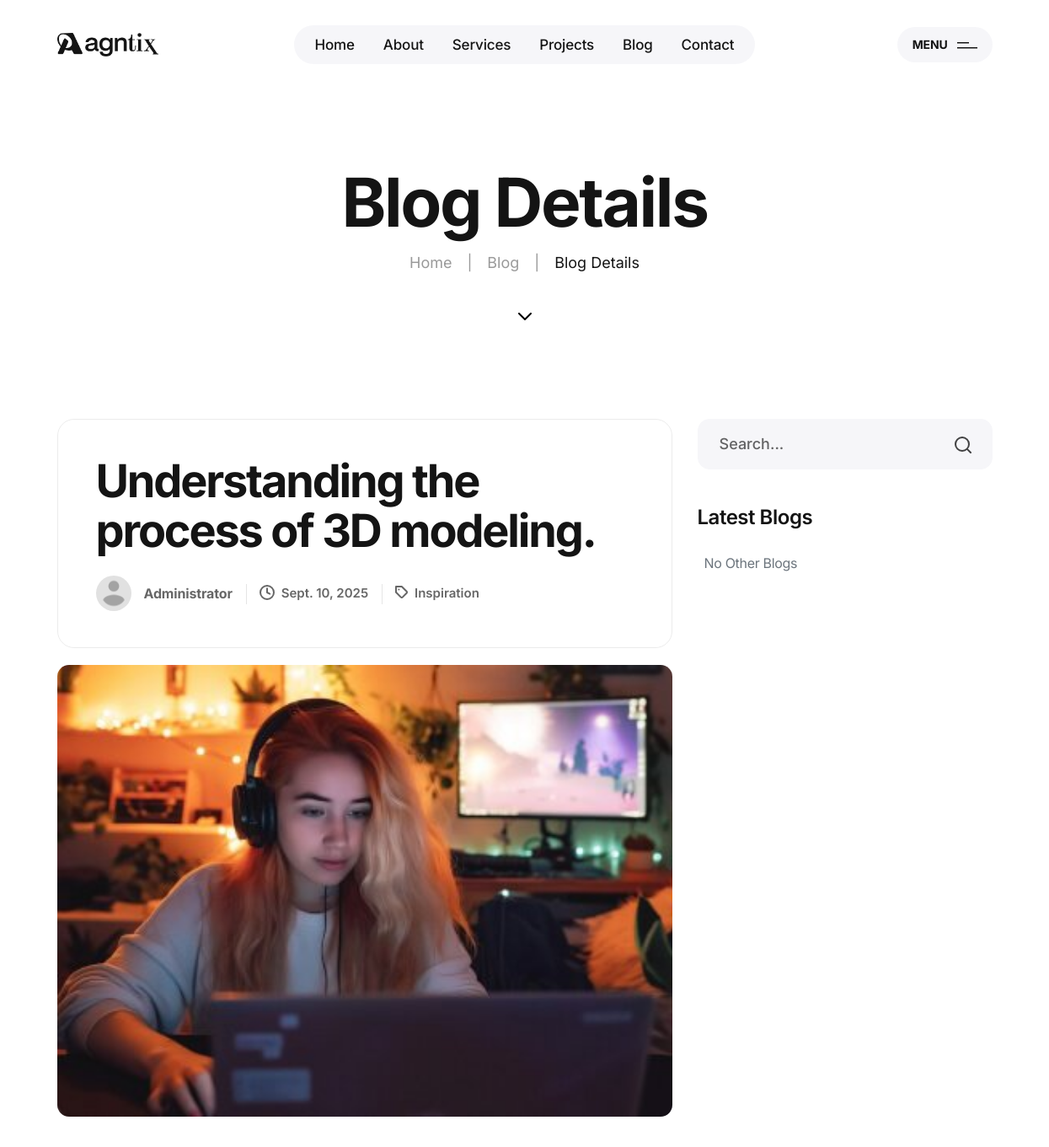
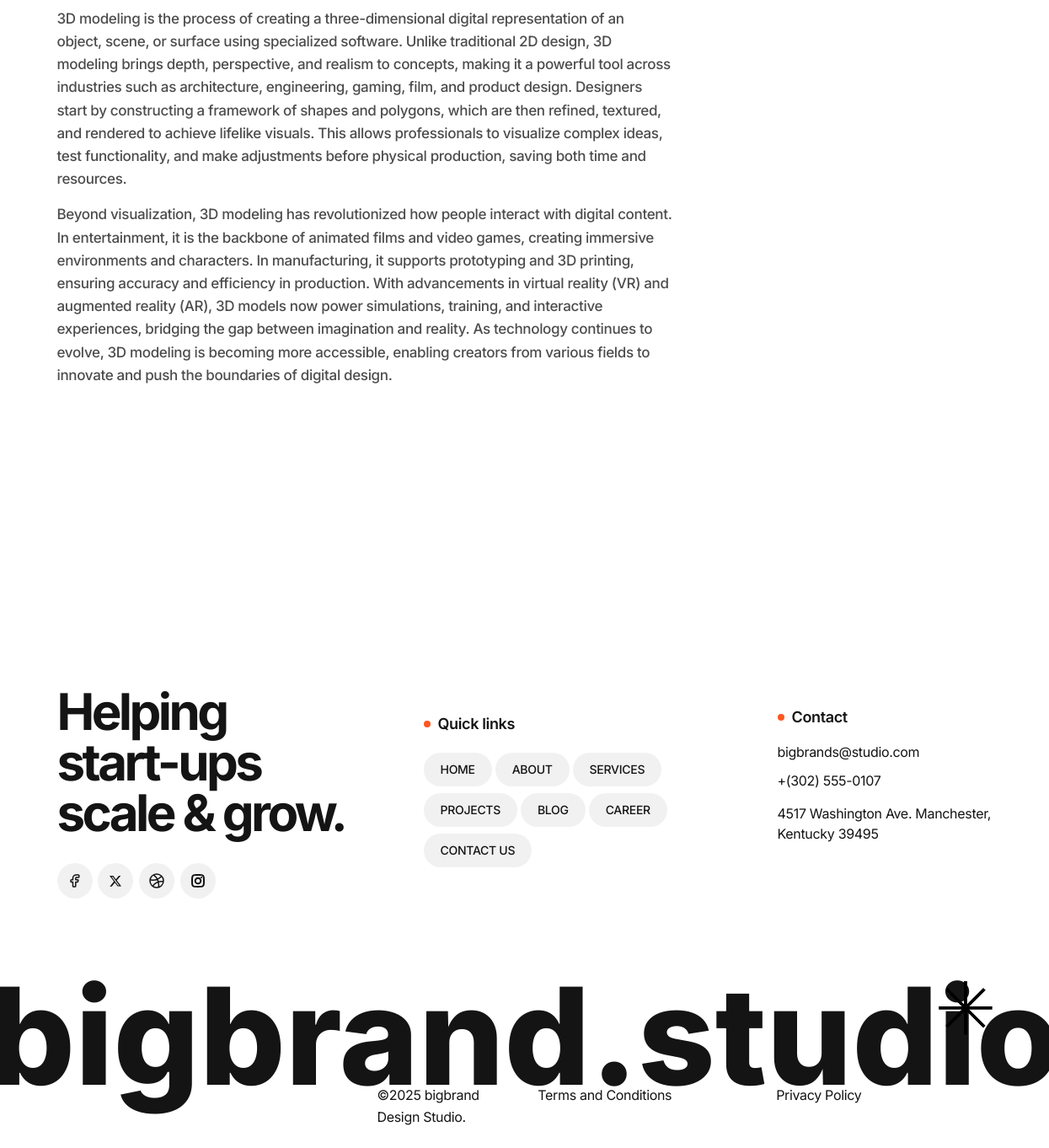
Screenshot of /blog/understanding-the-process-of-3d-modeling/ with the database file from the repository (2 pictures, top to bottom).
### web/models.py (models this page shows, shortened)
class Blog(models.Model):
    title = models.CharField(max_length=180)
    slug = models.SlugField(unique=True)
    image = models.ImageField(upload_to='blog_images')
    date = models.DateField()
    category = models.CharField(max_length=100)
    author = models.CharField(max_length=100, default='Administrator')
    description = HTMLField()
    class Meta:
        ordering = ['-date']
        verbose_name = 'Blog'
        verbose_name_plural = 'Blogs'

### web/views.py (the view)
# urls.py: path("blog/<slug:slug>/", views.blog_detail, name="blog_detail"),
def blog_detail(request, slug):
    blog = get_object_or_404(Blog, slug=slug)
    other_blogs = Blog.objects.exclude(slug=slug)
    next_blog = Blog.objects.filter(id__gt=blog.id).order_by("id").first()
    context = {
        "is_blog": True,
        "blog": blog,
        "other_blogs": other_blogs,
        "next_blog": next_blog,
    }
    return render(request, "web/blog-detail.html", context)

### templates/web/blog-detail.html (shortened to what this page needs)
{% extends "web/base.html" %}
{% load static %}
{% block content %}
<div class="bigbrand-light">
    <div class="tp-breadcrumb-area tp-breadcrumb-ptb">
        <div class="container">
            <div class="row justify-content-center">
                <div class="col-xxl-12">
                    <div class="tp-breadcrumb-content text-center">
                        <h3 class="tp-breadcrumb-title">Blog Details</h3>
                        <div class="tp-breadcrumb-list mb-35">
                            <span><a href="{% url 'web:index' %}">Home</a></span>
                            <span class="dvdr"><i>|</i></span>
                            <span>Blog</span>
                            <span class="dvdr"><i>|</i></span>
                            <span>Blog Details</span>
                        </div>
                        <div class="tp-breadcrumb-scrolldown smooth">
                            <a href="#postbox">
                                <span>
                                    <svg width="16" height="9" viewBox="0 0 16 9" fill="none" xmlns="http://www.w3.org/2000/svg">
                                        <path d="M1 1L8 8L15 1" stroke="black" stroke-width="2" stroke-linecap="round" stroke-linejoin="round" />
                                    </svg>
                                </span>
                            </a>
                        </div>
                    </div>
                </div>
            </div>
        </div>
    </div>
    <section id="postbox" class="postbox-area pt-110 pb-80">
        <div class="container container-1330">
            <div class="row">
                <div class="col-xxl-8 col-xl-8 col-lg-8">
                    <div class="postbox-wrapper mb-115">
                        <article class="postbox-details-item item-border mb-20">
                            <div class="postbox-details-info-wrap">
                                <h4 class="postbox-title fs-54">{{blog.title}}</h4>
                                <div class="postbox-details-meta d-flex align-items-center">
                                    <div class="postbox-author-box d-flex align-items-center ">
                                        <div class="postbox-author-img">
                                            <img src="{% static 'web/assets/img/avater/profile_avatar.png' %}" alt="">
                                        </div>
                                        <div class="postbox-author-info">
                                            <h4 class="postbox-author-name">{{blog.author}}</h4>
                                        </div>
                                    </div>
                                    <div class="postbox-meta">
                                        <i>
                                        </i>
                                        <span>{{blog.date}}</span>
                                    </div>
                                    <div class="postbox-meta">
                                        <i>
                                        </i>
                                        <span>{{blog.category}}</span>
                                    </div>
                                </div>
                            </div>
                        </article>
                        <div class="postbox-details-thumb mb-45">
                            <img class="w-100" src="{{blog.image.url}}" alt="{{blog.title}}">
                        </div>
                        <div class="postbox-details-text mb-45">
                            <div class="mb-25">{{blog.description|safe}}</div>
                        </div>
                    </div>
                </div>
                <div class="col-xxl-4 col-xl-4 col-lg-4">
                    <div class="sidebar-wrapper">
                        <div class="sidebar-widget mb-45">
                            <div class="sidebar-search">
                                <form action="#">
                                    <div class="sidebar-search-input">
                                        <input type="text" placeholder="Search...">
                                        <button type="submit">
                                        </button>
                                    </div>
                                </form>
                            </div>
                        </div>
                        <div class="sidebar-widget mb-45">
                            <h3 class="sidebar-widget-title">Latest Blogs</h3>
                            <div class="rc-post-wrap">
                                {% for other_blog in other_blogs %}
                                    <div class="rc-post d-flex align-items-center">
                                        <div class="rc-post-thumb">
                                            <a href="{{other_blog.get_absolute_url}}">
                                                <img src="{{other_blog.image.url}}" alt="{{other_blog.title}}">
                                            </a>
                                        </div>
                                        <div class="rc-post-content">
                                            <div class="rc-post-category">
                                                <a href="{{other_blog.get_absolute_url}}">{{other_blog.category}}</a>
                                            </div>
                                            <h3 class="rc-post-title">
                                                <a href="{{other_blog.get_absolute_url}}">{{other_blog.title}}</a>
                                            </h3>
                                            <div class="rc-post-meta">
                                                <span>{{other_blog.date}}</span>
                                            </div>
                                        </div>
                                    </div>
                                {% empty %}
                                    <p class="ms-2 text-muted fs-6">No Other Blogs</p>
                                {% endfor %}
                            </div>
                        </div>
                    </div>
                </div>
            </div>
        </div>
    </section>
</div>
{% endblock %}

### static/web/assets/css/spacing.css (style rules this page uses)
.mb-20 { margin-bottom:20px }
.mb-25 { margin-bottom:25px }
.mb-35 { margin-bottom:35px }
.mb-45 { margin-bottom:45px }
.mb-115 { margin-bottom:115px }
.pt-110 { padding-top:110px }
.pb-80 { padding-bottom:80px }

### rows the page displays
Blog: title "Understanding the process of 3D modeling.", author "Administrator", date "Sept. 10, 2025", category "Inspiration", image (picture), description "3D modeling is the process of creating a three-dimensional digital representation of an object, scene, or surface using specialized software. Unlike traditional 2D design, 3D modeling brings depth, perspective, and realism to concepts, making it a powerful tool across industries such as architecture, engineering, gaming, film, and product design. Designers start by constructing a framework of shapes and polygons, which are then refined, textured, and rendered to achieve lifelike visuals. This allows professionals to visualize complex ideas, test functionality, and make adjustments before physical production, saving both time and resources. Beyond visualization, 3D modeling has…"
